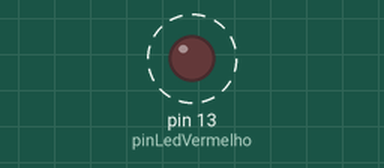
This sketch was run on a simulated Arduino Uno, built with avr-gcc and run on an emulated ATmega328P. On the bench: output pins drawn as LEDs (lit = HIGH). Dashed ring = blinking.

Above: at 0.5 s.
Timing chart, 0 to 4.6 s (numbered marks = the images above):
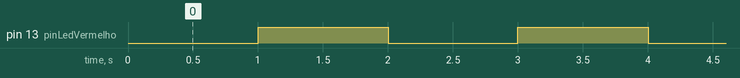

The sketch:

brilliant_maimu_lappi1.ino
```cpp
/*
Autor: Kamila Pereira dos Santos
Data: 07/03/2025
Descrição: Ligar led sem delay
*/

#define pinLedVermelho 13
#define tempoLigado 1000

unsigned long tempoInicial = 0;
bool estadoLed = 0;

void setup()
{
  pinMode(pinLedVermelho, OUTPUT);
}

void loop()
{
  unsigned long tempoAtual = millis();

  if(tempoAtual - tempoInicial >= 1000){
    if(!estadoLed){
  digitalWrite(pinLedVermelho, HIGH);
    estadoLed = 1;

  }else{
    digitalWrite(pinLedVermelho,LOW);
    estadoLed = 0;
  }
    tempoInicial = tempoAtual;
  }

}
```

Measured:
- by itself, pin 13 (pinLedVermelho): alternates HIGH for 1.0 s and LOW for 1.0 s
